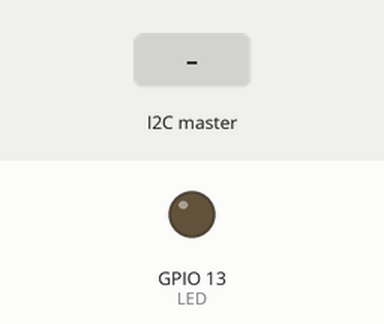
This sketch was run on a simulated ESP32. Shown: output pins drawn as LEDs (lit = HIGH). The inputs (shaded band) are chosen by the test bench.

Above: at 1.2 s.
1.3 s: the I2C master sends the byte 0
At 1.7 s:
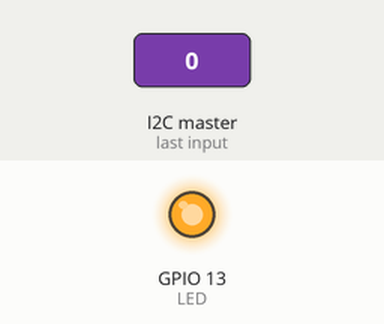
2.8 s: the I2C master sends the byte 1
At 4.0 s:
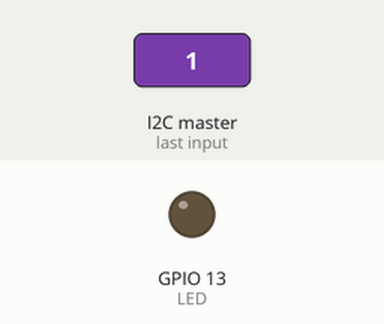
4.3 s: the I2C master sends the byte 2
At 5.2 s:
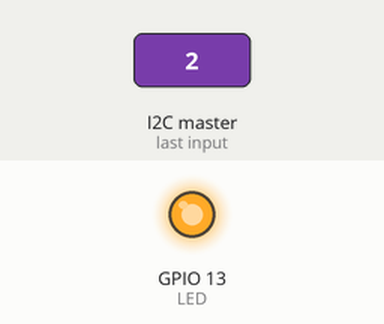
Timing chart, 0 to 7.3 s (numbered marks = the images above; inputs shaded):
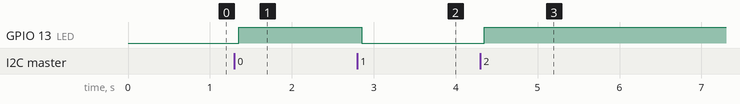

Measured:
- after the input at 1.3 s, GPIO 13 (LED): LOW → HIGH after 0.05 s
- after the input at 2.8 s, GPIO 13 (LED): HIGH → LOW after 0.05 s
- after the input at 4.3 s, GPIO 13 (LED): LOW → HIGH after 0.05 s

The sketch:

Parte_arduino.ino
```cpp
#include <Wire.h>

int LED = 13;
int x = 5;

void setup() {
  pinMode (LED, OUTPUT);          // Define the LED pin as Output

  Wire.begin(9);                  // Start the I2C Bus with address 9 in decimal (= 0x09 in hexadecimal)

  Wire.onReceive(receiveEvent);   // Attach a function to trigger when something is received
}

void receiveEvent() {
  x = Wire.read();                // read one character from the I2C
}

void loop() {

  //If value received is a multiple of 2  turn on the led
  if (x % 2 == 0) {
    digitalWrite(LED, HIGH);
  }

  //Else turn off the led
  else {
    digitalWrite(LED, LOW);
  }
}
```
